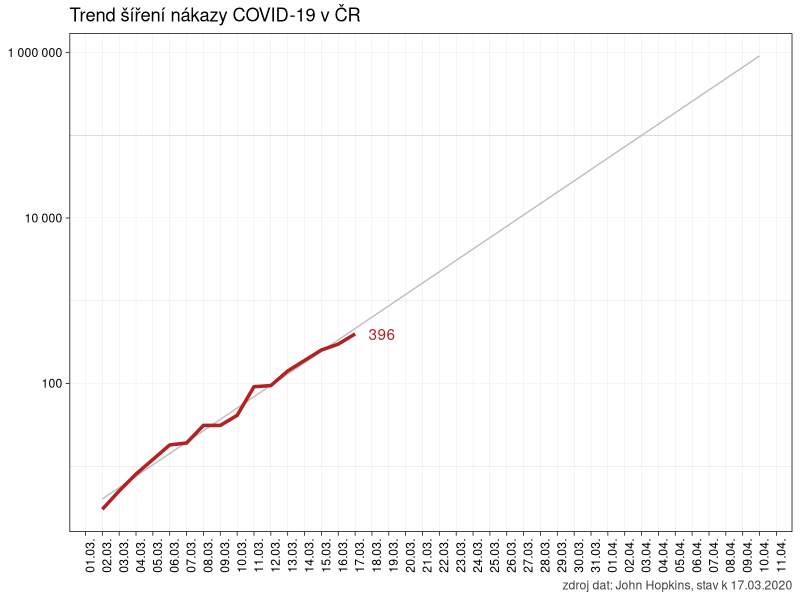
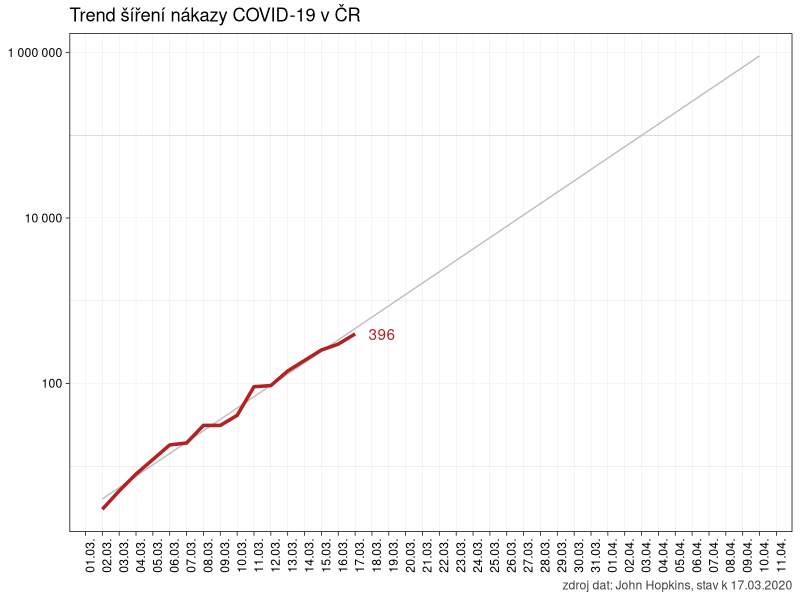
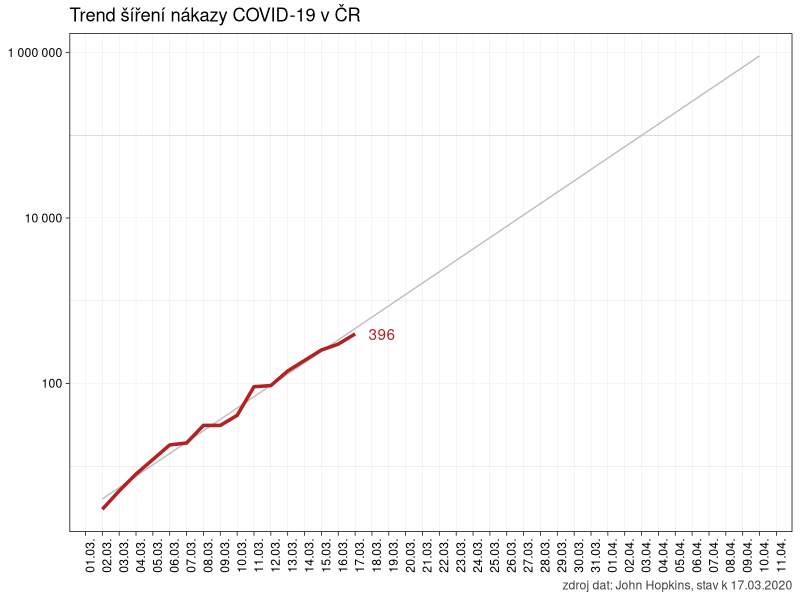

Write the R code that produced these figures, in order.
# vytvořit a uložit graf jako obrázek

library(tidyverse)

pdf.options(encoding = 'ISOLatin2') # aby nepadal pandoc na konverzi češtiny v nadpisech grafů

clean_data <- read_csv2("./data/raw_data.csv") %>% 
  filter(zeme == "Czechia" & pocet > 0)


ggplot(data = clean_data, aes(x = datum, y = pocet)) +
  geom_smooth(method = "lm", se = F, lwd = .5, fullrange = T, color = "gray75") +
  geom_line(color = "firebrick", lwd = 1.2) +
  geom_text(data = slice(clean_data, which.max(datum)), aes(x = datum, y = pocet, 
                                 label = pocet), hjust = -.5, color = "firebrick") +
  labs(title = "Trend šíření nákazy COVID-19 v ČR",
       color = "Počet nakažených",
       caption = paste("zdroj dat: John Hopkins, stav k", max(clean_data$datum) %>% 
                         format(format = "%d.%m.%Y"))) +
  scale_x_date(date_breaks = "1 day",
               minor_breaks = NULL,
               labels = scales::date_format(format = "%d.%m."),
               limits = as.Date(c("2020-03-02", "2020-04-10")) ) +
  scale_y_log10(labels = scales::number_format()) +
  theme_linedraw() +
  theme(axis.text.x = element_text(angle = 90),
        axis.title=element_blank(),
        panel.grid.major = element_line(color = "gray75"),
        plot.caption = element_text(color = "gray25"))
  
ggsave("obrazek.pdf", dpi = 300, units = "cm", width = 25, height = 16)
ggsave("obrazek.png", dpi = 300, units = "cm", width = 25, height = 16)
